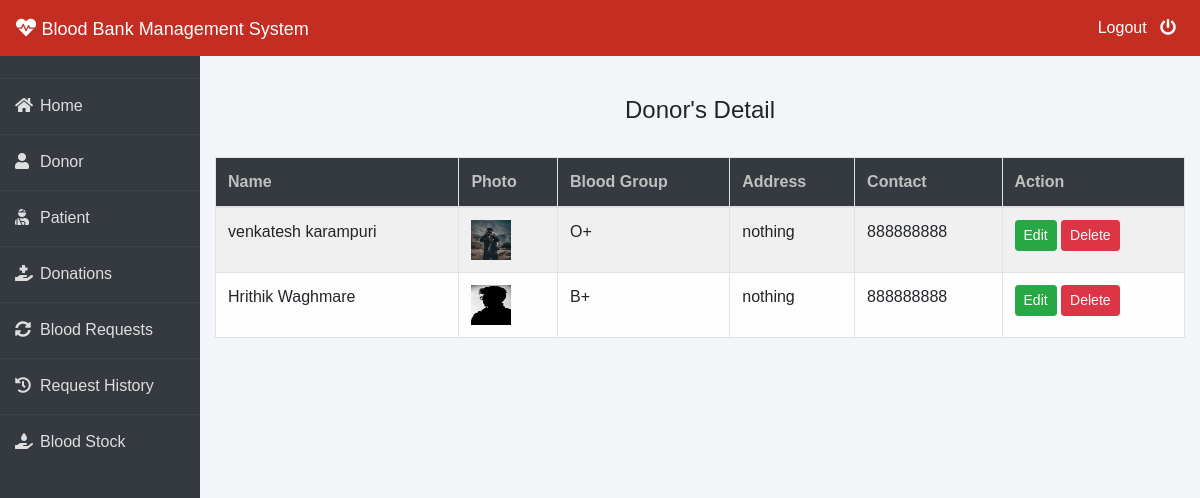
Page /admin-donor (signed in) on the committed database.
### donor/models.py (models this page shows, shortened)
class Donor(models.Model):
    user=models.OneToOneField(User,on_delete=models.CASCADE)
    profile_pic= models.ImageField(upload_to='profile_pic/Donor/',null=True,blank=True)
    bloodgroup=models.CharField(max_length=10)
    address = models.CharField(max_length=40)
    mobile = models.CharField(max_length=20,null=False)
    @property
    def get_name(self):
        return self.user.first_name+" "+self.user.last_name

### blood/views.py (the view)
# urls.py: path('admin-donor', views.admin_donor_view,name='admin-donor'),
@login_required(login_url='adminlogin')
def admin_donor_view(request):
    donors=dmodels.Donor.objects.all()
    return render(request,'blood/admin_donor.html',{'donors':donors})

### templates/blood/admin_donor.html
{% extends 'blood/adminbase.html' %}
{% block content %}
{% load widget_tweaks %}
{%load static%}
<br><br>
<div class="container">
    <H4 class="text-center">Donor's Detail</H4><br>
    <table class="table table-light table-hover table-bordered table-striped">
        <thead class="bg-dark">
            <tr>
                <th scope="col" style="color: rgb(192, 192, 192);">Name</th>
                <th scope="col" style="color: rgb(192, 192, 192);">Photo</th>
                <th scope="col" style="color: rgb(192, 192, 192);">Blood Group</th>
                <th scope="col" style="color: rgb(192, 192, 192);">Address</th>
                <th scope="col" style="color: rgb(192, 192, 192);">Contact</th>
                <th style="color: rgb(192, 192, 192);">Action</th>
            </tr>
        </thead>
        <tbody>
            {% for t in donors %}
            <tr>
                <td> {{t.get_name}}</td>
                <td> <img src="{% static t.profile_pic.url %}" alt="Profile Pic" height="40px" width="40px" /></td>
                <td>{{t.bloodgroup}}</td>
                <td>{{t.address}}</td>
                <td>{{t.mobile}}</td>
                <td>
                    <button class="btn btn-success btn-sm"><a  style="text-decoration: none;color: white;" href="{% url 'update-donor' t.id  %}">Edit</a> </button>
                    <button class="btn btn-danger btn-sm"><a  style="text-decoration: none;color: white;" href="{% url 'delete-donor' t.id  %}">Delete</a> </button>
                </td>
            </tr>
            {% endfor %}
        </tbody>
    </table>
</div>
{% endblock content %}

### templates/blood/adminbase.html (style rules this page uses)
* { margin: 0; padding: 0; box-sizing: border-box; list-style: none; text-decoration: none; font-family: 'Josefin Sans', sans-serif; }
body { background-color: #f3f5f9; }

### rows in the picture
Donor: get_name "venkatesh karampuri", profile_pic (picture), bloodgroup "O+", address "nothing", mobile "888888888"
Donor: get_name "Hrithik Waghmare", profile_pic (picture), bloodgroup "B+", address "nothing", mobile "888888888"
